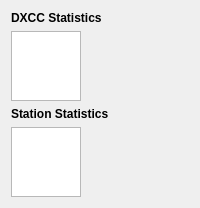
     <widget class="QWidget" name="dxStatTab">
      <attribute name="title">
       <string>D&amp;X Stats</string>
      </attribute>
      <layout class="QVBoxLayout" name="verticalLayout_10">
       <item>
        <widget class="QLabel" name="dxccTableLabel">
         <property name="sizePolicy">
          <sizepolicy hsizetype="Preferred" vsizetype="Maximum">
           <horstretch>0</horstretch>
           <verstretch>0</verstretch>
          </sizepolicy>
         </property>
         <property name="text">
          <string>&lt;b&gt;DXCC Statistics&lt;/b&gt;</string>
         </property>
        </widget>
       </item>
       <item>
        <widget class="DxccTableWidget" name="dxccTableWidget">
         <property name="sizePolicy">
          <sizepolicy hsizetype="Maximum" vsizetype="Maximum">
           <horstretch>0</horstretch>
           <verstretch>0</verstretch>
          </sizepolicy>
         </property>
         <property name="verticalScrollBarPolicy">
          <enum>Qt::ScrollBarAlwaysOff</enum>
         </property>
         <property name="horizontalScrollBarPolicy">
          <enum>Qt::ScrollBarAlwaysOff</enum>
         </property>
         <property name="sizeAdjustPolicy">
          <enum>QAbstractScrollArea::AdjustToContentsOnFirstShow</enum>
         </property>
         <property name="editTriggers">
          <set>QAbstractItemView::NoEditTriggers</set>
         </property>
         <property name="alternatingRowColors">
          <bool>true</bool>
         </property>
         <attribute name="horizontalHeaderMinimumSectionSize">
          <number>20</number>
         </attribute>
         <attribute name="horizontalHeaderDefaultSectionSize">
          <number>45</number>
         </attribute>
         <attribute name="verticalHeaderDefaultSectionSize">
          <number>23</number>
         </attribute>
        </widget>
       </item>
       <item>
        <widget class="QLabel" name="stationTableLabel">
         <property name="sizePolicy">
          <sizepolicy hsizetype="Preferred" vsizetype="Maximum">
           <horstretch>0</horstretch>
           <verstretch>0</verstretch>
          </sizepolicy>
         </property>
         <property name="text">
          <string>&lt;b&gt;Station Statistics&lt;/b&gt;</string>
         </property>
        </widget>
       </item>
       <item>
        <widget class="DxccTableWidget" name="stationTableWidget">
         <property name="sizePolicy">
          <sizepolicy hsizetype="Maximum" vsizetype="Maximum">
           <horstretch>0</horstretch>
           <verstretch>0</verstretch>
          </sizepolicy>
         </property>
         <property name="verticalScrollBarPolicy">
          <enum>Qt::ScrollBarAlwaysOff</enum>
         </property>
         <property name="horizontalScrollBarPolicy">
          <enum>Qt::ScrollBarAlwaysOff</enum>
         </property>
         <property name="sizeAdjustPolicy">
          <enum>QAbstractScrollArea::AdjustToContents</enum>
         </property>
         <property name="editTriggers">
          <set>QAbstractItemView::NoEditTriggers</set>
         </property>
         <property name="alternatingRowColors">
          <bool>true</bool>
         </property>
         <attribute name="horizontalHeaderMinimumSectionSize">
          <number>20</number>
         </attribute>
         <attribute name="horizontalHeaderDefaultSectionSize">
          <number>45</number>
         </attribute>
         <attribute name="verticalHeaderDefaultSectionSize">
          <number>23</number>
         </attribute>
        </widget>
       </item>
      </layout>
     </widget>
